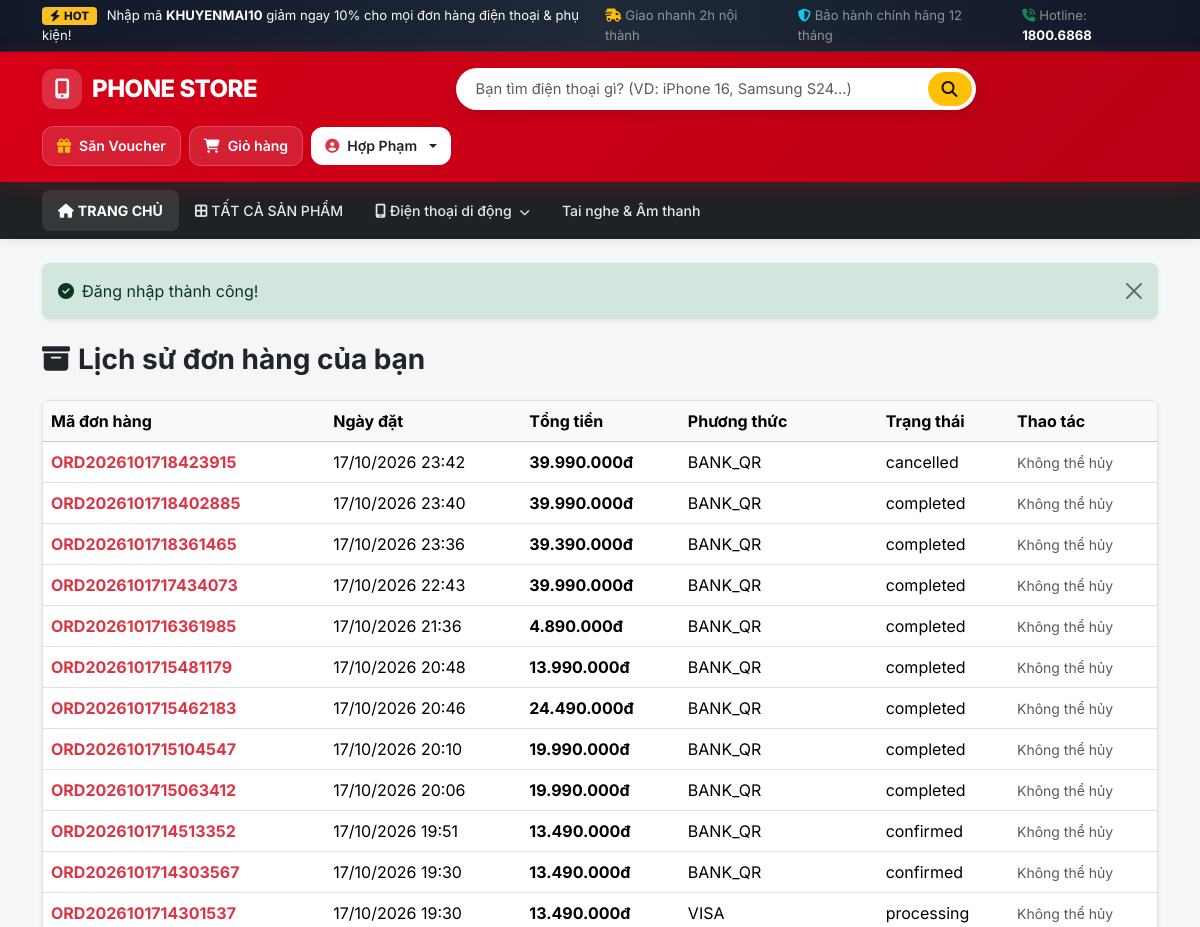
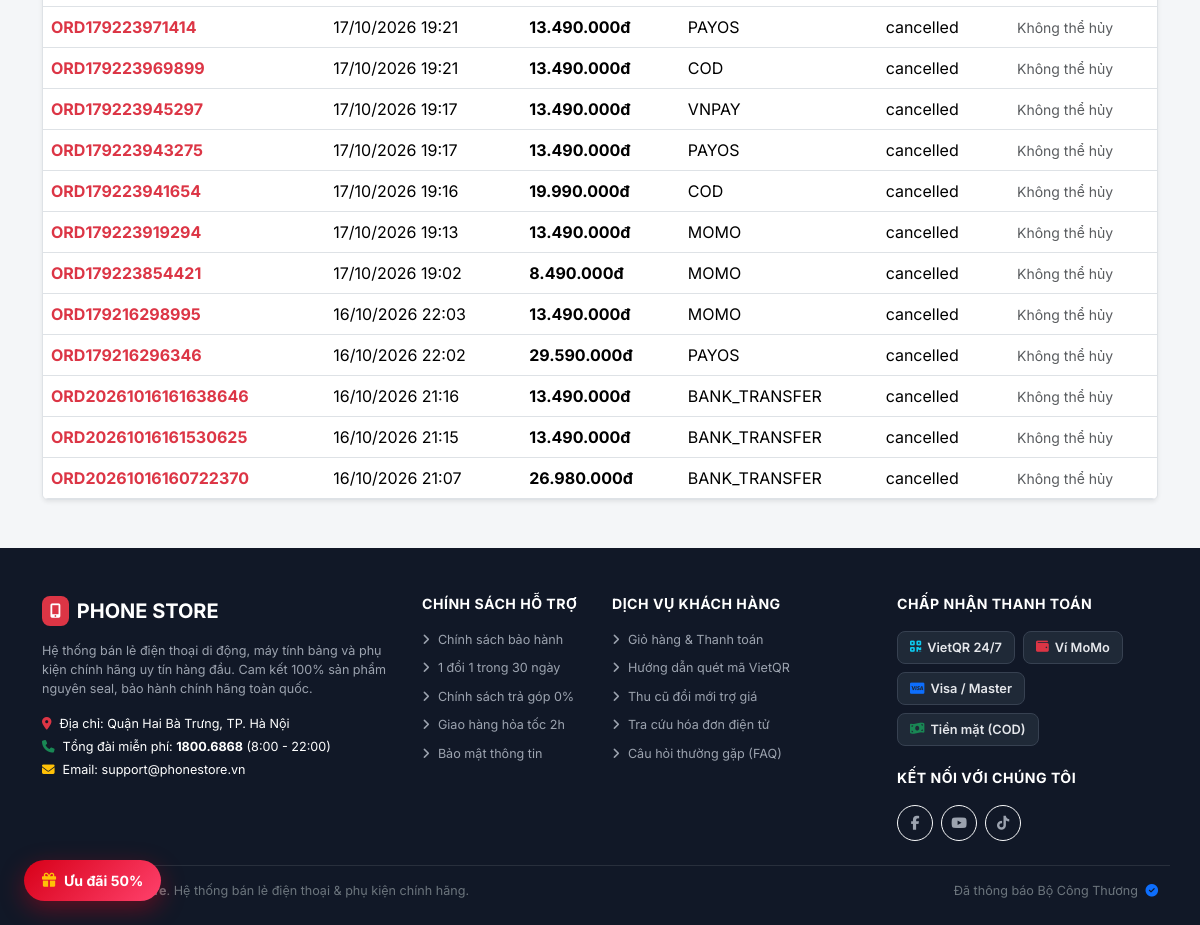
Page /orders.php (signed in) on the committed database (2 pictures, top to bottom).
### tables this page shows
CREATE TABLE `categories` (
  `id` int(11) NOT NULL,
  `name` varchar(100) NOT NULL,
  `slug` varchar(100) NOT NULL,
  `status` enum('active','hidden') NOT NULL DEFAULT 'active'
);

CREATE TABLE `orders` (
  `id` int(11) NOT NULL,
  `order_code` varchar(50) NOT NULL,
  `user_id` int(11) DEFAULT NULL,
  `customer_name` varchar(100) NOT NULL,
  `customer_phone` varchar(20) NOT NULL,
  `shipping_address` text NOT NULL,
  `note` text DEFAULT NULL,
  `subtotal` decimal(12,0) NOT NULL,
  `discount_amount` decimal(12,0) DEFAULT 0,
  `shipping_fee` decimal(12,0) DEFAULT 0,
  `total_amount` decimal(12,0) NOT NULL,
  `payment_method` varchar(50) NOT NULL,
  `payment_status` enum('pending','paid','failed') DEFAULT 'pending',
  `order_status` enum('pending','confirmed','processing','shipping','completed','cancelled') DEFAULT 'pending',
  `created_at` datetime DEFAULT current_timestamp()
);

### config/db.php (called while the page is built, shortened)
<?php
function format_vnd($amount) {
    return number_format($amount, 0, ',', '.') . 'đ';
}
?>

### orders.php (the view, shortened to what this page needs)
<?php
require_once __DIR__ . '/config/db.php';
$user = get_logged_in_user();
$stmt = $pdo->prepare("SELECT * FROM orders WHERE user_id = :uid ORDER BY id DESC");
$stmt->execute([':uid' => $user['id']]);
$user_orders = $stmt->fetchAll();
require_once __DIR__ . '/includes/header.php';
?>
<h3 class="fw-bold mb-4"><i class="fa-solid fa-box-archive me-2"></i>Lịch sử đơn hàng của bạn</h3>
<?php if (empty($user_orders)): ?>
    <div class="bg-white p-5 text-center rounded shadow-sm border">
        <i class="fa-solid fa-receipt text-muted fs-1 mb-3"></i>
        <h5>Bạn chưa có đơn hàng nào</h5>
        <a href="products.php" class="btn btn-primary-custom mt-2">Mua sắm ngay</a>
    </div>
<?php else: ?>
    <div class="table-responsive bg-white rounded shadow-sm border">
        <table class="table align-middle mb-0">
            <thead class="table-light">
                <tr>
                    <th>Mã đơn hàng</th>
                    <th>Ngày đặt</th>
                    <th>Tổng tiền</th>
                    <th>Phương thức</th>
                    <th>Trạng thái</th>
                    <th>Thao tác</th>
                </tr>
            </thead>
            <tbody>
                <?php foreach ($user_orders as $ord): ?>
                    <tr>
                        <td><strong class="text-danger"><?= htmlspecialchars($ord['order_code']) ?></strong></td>
                        <td><?= date('d/m/Y H:i', strtotime($ord['created_at'])) ?></td>
                        <td class="fw-bold"><?= format_vnd($ord['total_amount']) ?></td>
                        <td><?= htmlspecialchars($ord['payment_method']) ?></td>
                        <td>
                            <?php
                            $status_map = [
                                'pending' => '<span class="badge bg-warning text-dark">Chờ xác nhận</span>',
                                'confirmed' => '<span class="badge bg-info">Đã xác nhận</span>',
                                'shipping' => '<span class="badge bg-primary">Đang giao hàng</span>',
                                'completed' => '<span class="badge bg-success">Đã giao thành công</span>',
                                'cancelled' => '<span class="badge bg-secondary">Đã hủy</span>'
                            ];
                            echo $status_map[$ord['order_status']] ?? $ord['order_status'];
                            ?>
                        </td>
                        <td>
                            <?php if ($ord['order_status'] === 'pending'): ?>
                                <form action="orders.php" method="POST" onsubmit="return confirm('Bạn có chắc chắn muốn hủy đơn hàng này?')">
                                    <input type="hidden" name="cancel_order_id" value="<?= $ord['id'] ?>">
                                    <button type="submit" class="btn btn-sm btn-outline-danger">Hủy đơn</button>
                                </form>
                            <?php else: ?>
                                <span class="text-muted small">Không thể hủy</span>
                            <?php endif; ?>
                        </td>
                    </tr>
                <?php endforeach; ?>
            </tbody>
        </table>
    </div>
<?php endif; ?>
<?php require_once __DIR__ . '/includes/footer.php'; ?>

### includes/header.php (shortened to what this page needs)
<?php
require_once __DIR__ . '/../config/db.php';
$nav_categories = [];
try {
    $stmt_cat = $pdo->query("SELECT * FROM categories ORDER BY name ASC");
    $nav_categories = $stmt_cat->fetchAll(PDO::FETCH_ASSOC);
    $nav_categories = array_filter($nav_categories, function ($c) {
        return !isset($c['status']) || $c['status'] === 'active';
    });
} catch (Exception $e) {
    $nav_categories = [];
}
$user_logged = $_SESSION['user'] ?? null;
$user_display_name = $user_logged['fullname'] ?? $user_logged['name'] ?? $_SESSION['fullname'] ?? $_SESSION['username'] ?? null;
?>
<!DOCTYPE html>
<html lang="vi">
<head>
    <link href="https://cdn.jsdelivr.net/npm/bootstrap@5.3.2/dist/css/bootstrap.min.css" rel="stylesheet">
    <link href="https://cdnjs.cloudflare.com/ajax/libs/font-awesome/6.5.1/css/all.min.css" rel="stylesheet">
</head>
<body>
<div class="top-promo-bar d-none d-md-block">
    <div class="container d-flex justify-content-between align-items-center">
        <div>
            <span class="top-promo-badge"><i class="fa-solid fa-bolt me-1"></i>HOT</span>
            <span>Nhập mã <strong>KHUYENMAI10</strong> giảm ngay 10% cho mọi đơn hàng điện thoại & phụ kiện!</span>
        </div>
        <div class="d-flex gap-4 text-white-50">
            <span><i class="fa-solid fa-truck-fast text-warning me-1"></i>Giao nhanh 2h nội thành</span>
            <span><i class="fa-solid fa-shield-halved text-info me-1"></i>Bảo hành chính hãng 12 tháng</span>
            <span><i class="fa-solid fa-phone-volume text-success me-1"></i>Hotline: <strong class="text-white">1800.6868</strong></span>
        </div>
    </div>
</div>
<header class="main-header py-3">
    <div class="container">
        <div class="d-flex flex-wrap align-items-center justify-content-between gap-3">
            <a href="index.php" class="brand-logo">
                <span class="brand-logo-icon"><i class="fa-solid fa-mobile-screen-button"></i></span>
                <span>PHONE STORE</span>
            </a>
            <form action="index.php" method="GET" class="search-wrapper mx-auto">
                <input type="text" name="search" class="form-control"
                       placeholder="Bạn tìm điện thoại gì? (VD: iPhone 16, Samsung S24...)"
                       value="<?= htmlspecialchars($_GET['search'] ?? $_GET['q'] ?? '') ?>">
                <button type="submit" class="btn-search" title="Tìm kiếm">
                    <i class="fa-solid fa-magnifying-glass"></i>
                </button>
            </form>
            <div class="d-flex align-items-center gap-2">
                <button type="button" class="header-action-btn d-none d-xl-inline-flex" onclick="openPromoModal()">
                    <i class="fa-solid fa-gift text-warning"></i>
                    <span>Săn Voucher</span>
                </button>
                <a href="cart.php" class="header-action-btn position-relative">
                    <i class="fa-solid fa-cart-shopping"></i>
                    <span>Giỏ hàng</span>
                </a>
                <?php if ($user_display_name || isset($_SESSION['user_id']) || isset($_SESSION['user'])): ?>
                    <div class="dropdown">
                        <a href="#" class="header-action-btn bg-white text-dark border-0 dropdown-toggle" data-bs-toggle="dropdown">
                            <i class="fa-solid fa-circle-user text-danger"></i>
                            <span><?= htmlspecialchars($user_display_name ?? 'Tài khoản') ?></span>
                        </a>
                    </div>
                <?php endif; ?>
            </div>
        </div>
    </div>
</header>
<nav class="category-navbar py-1 mb-4">
    <div class="container">
        <ul class="nav align-items-center flex-wrap py-1">
            <li class="nav-item">
                <a class="nav-link <?= empty($_GET['category_id']) && empty($_GET['category']) && empty($_GET['search']) ? 'active fw-bold' : '' ?>" href="index.php">
                    <i class="fa-solid fa-house me-1"></i>TRANG CHỦ
                </a>
            </li>
            <li class="nav-item">
                <a class="nav-link" href="index.php#all-products">
                    <i class="fa-solid fa-border-all me-1"></i>TẤT CẢ SẢN PHẨM
                </a>
            </li>
            <li class="nav-item">
                <div class="css-dropdown">
                    <a class="nav-link <?= (isset($_GET['category_id']) && (int)$_GET['category_id'] === 1) ? 'active fw-bold text-warning' : '' ?>"
                       href="index.php?category_id=1"
                       onclick="this.parentElement.classList.toggle('show'); return false;">
                        <i class="fa-solid fa-mobile-screen me-1"></i>Điện thoại di động <i class="fa-solid fa-chevron-down ms-1" style="font-size: 0.65rem;"></i>
                    </a>
                </div>
            </li>
            <?php if (!empty($nav_categories)): ?>
                <?php foreach ($nav_categories as $cat): ?>
                    <?php if ((int)$cat['id'] === 1) continue; ?>
                    <li class="nav-item">
                        <a class="nav-link <?= (isset($_GET['category_id']) && (int)$cat['id'] === (int)$_GET['category_id']) ? 'active fw-bold text-warning' : '' ?>"
                           href="index.php?category_id=<?= (int)$cat['id'] ?>">
                            <?= htmlspecialchars($cat['name']) ?>
                        </a>
                    </li>
                <?php endforeach; ?>
            <?php endif; ?>
        </ul>
    </div>
</nav>
<main class="container mb-5 flex-grow-1">
    <?php if (!empty($_SESSION['flash_message'])): ?>
        <div class="alert alert-<?= htmlspecialchars($_SESSION['flash_type'] ?? 'success') ?> alert-dismissible fade show shadow-sm rounded-3 border-0 mb-4" role="alert">
            <i class="fa-solid fa-circle-check me-2"></i><?= $_SESSION['flash_message'] ?>
            <button type="button" class="btn-close" data-bs-dismiss="alert" aria-label="Close"></button>
        </div>
    <?php endif; ?>

### rows in the picture
categories: name "Tai nghe & Âm thanh"
orders: order_code "ORD2026101718423915", created_at "17/10/2026 23:42", total_amount "39.990.000đ", payment_method "BANK_QR", order_status "cancelled", shows "Không thể hủy"
orders: order_code "ORD2026101718402885", created_at "17/10/2026 23:40", total_amount "39.990.000đ", payment_method "BANK_QR", order_status "completed", shows "Không thể hủy"
orders: order_code "ORD2026101718361465", created_at "17/10/2026 23:36", total_amount "39.390.000đ", payment_method "BANK_QR", order_status "completed", shows "Không thể hủy"
orders: order_code "ORD2026101717434073", created_at "17/10/2026 22:43", total_amount "39.990.000đ", payment_method "BANK_QR", order_status "completed", shows "Không thể hủy"
orders: order_code "ORD2026101716361985", created_at "17/10/2026 21:36", total_amount "4.890.000đ", payment_method "BANK_QR", order_status "completed", shows "Không thể hủy"
orders: order_code "ORD2026101715481179", created_at "17/10/2026 20:48", total_amount "13.990.000đ", payment_method "BANK_QR", order_status "completed", shows "Không thể hủy"
orders: order_code "ORD2026101715462183", created_at "17/10/2026 20:46", total_amount "24.490.000đ", payment_method "BANK_QR", order_status "completed", shows "Không thể hủy"
orders: order_code "ORD2026101715104547", created_at "17/10/2026 20:10", total_amount "19.990.000đ", payment_method "BANK_QR", order_status "completed", shows "Không thể hủy"
orders: order_code "ORD2026101715063412", created_at "17/10/2026 20:06", total_amount "19.990.000đ", payment_method "BANK_QR", order_status "completed", shows "Không thể hủy"
orders: order_code "ORD2026101714513352", created_at "17/10/2026 19:51", total_amount "13.490.000đ", payment_method "BANK_QR", order_status "confirmed", shows "Không thể hủy"
orders: order_code "ORD2026101714303567", created_at "17/10/2026 19:30", total_amount "13.490.000đ", payment_method "BANK_QR", order_status "confirmed", shows "Không thể hủy"
orders: order_code "ORD2026101714301537", created_at "17/10/2026 19:30", total_amount "13.490.000đ", payment_method "VISA", order_status "processing", shows "Không thể hủy"
orders: order_code "ORD179223971414", created_at "17/10/2026 19:21", total_amount "13.490.000đ", payment_method "PAYOS", order_status "cancelled", shows "Không thể hủy"
orders: order_code "ORD179223969899", created_at "17/10/2026 19:21", total_amount "13.490.000đ", payment_method "COD", order_status "cancelled", shows "Không thể hủy"
orders: order_code "ORD179223945297", created_at "17/10/2026 19:17", total_amount "13.490.000đ", payment_method "VNPAY", order_status "cancelled", shows "Không thể hủy"
orders: order_code "ORD179223943275", created_at "17/10/2026 19:17", total_amount "13.490.000đ", payment_method "PAYOS", order_status "cancelled", shows "Không thể hủy"
orders: order_code "ORD179223941654", created_at "17/10/2026 19:16", total_amount "19.990.000đ", payment_method "COD", order_status "cancelled", shows "Không thể hủy"
orders: order_code "ORD179223919294", created_at "17/10/2026 19:13", total_amount "13.490.000đ", payment_method "MOMO", order_status "cancelled", shows "Không thể hủy"
orders: order_code "ORD179223854421", created_at "17/10/2026 19:02", total_amount "8.490.000đ", payment_method "MOMO", order_status "cancelled", shows "Không thể hủy"
orders: order_code "ORD179216298995", created_at "16/10/2026 22:03", total_amount "13.490.000đ", payment_method "MOMO", order_status "cancelled", shows "Không thể hủy"
orders: order_code "ORD179216296346", created_at "16/10/2026 22:02", total_amount "29.590.000đ", payment_method "PAYOS", order_status "cancelled", shows "Không thể hủy"
orders: order_code "ORD20261016161638646", created_at "16/10/2026 21:16", total_amount "13.490.000đ", payment_method "BANK_TRANSFER", order_status "cancelled", shows "Không thể hủy"
orders: order_code "ORD20261016161530625", created_at "16/10/2026 21:15", total_amount "13.490.000đ", payment_method "BANK_TRANSFER", order_status "cancelled", shows "Không thể hủy"
orders: order_code "ORD20261016160722370", created_at "16/10/2026 21:07", total_amount "26.980.000đ", payment_method "BANK_TRANSFER", order_status "cancelled", shows "Không thể hủy"

### other values in the picture
$user_display_name "Hợp Phạm"
$_SESSION['flash_message'] "Đăng nhập thành công!"
